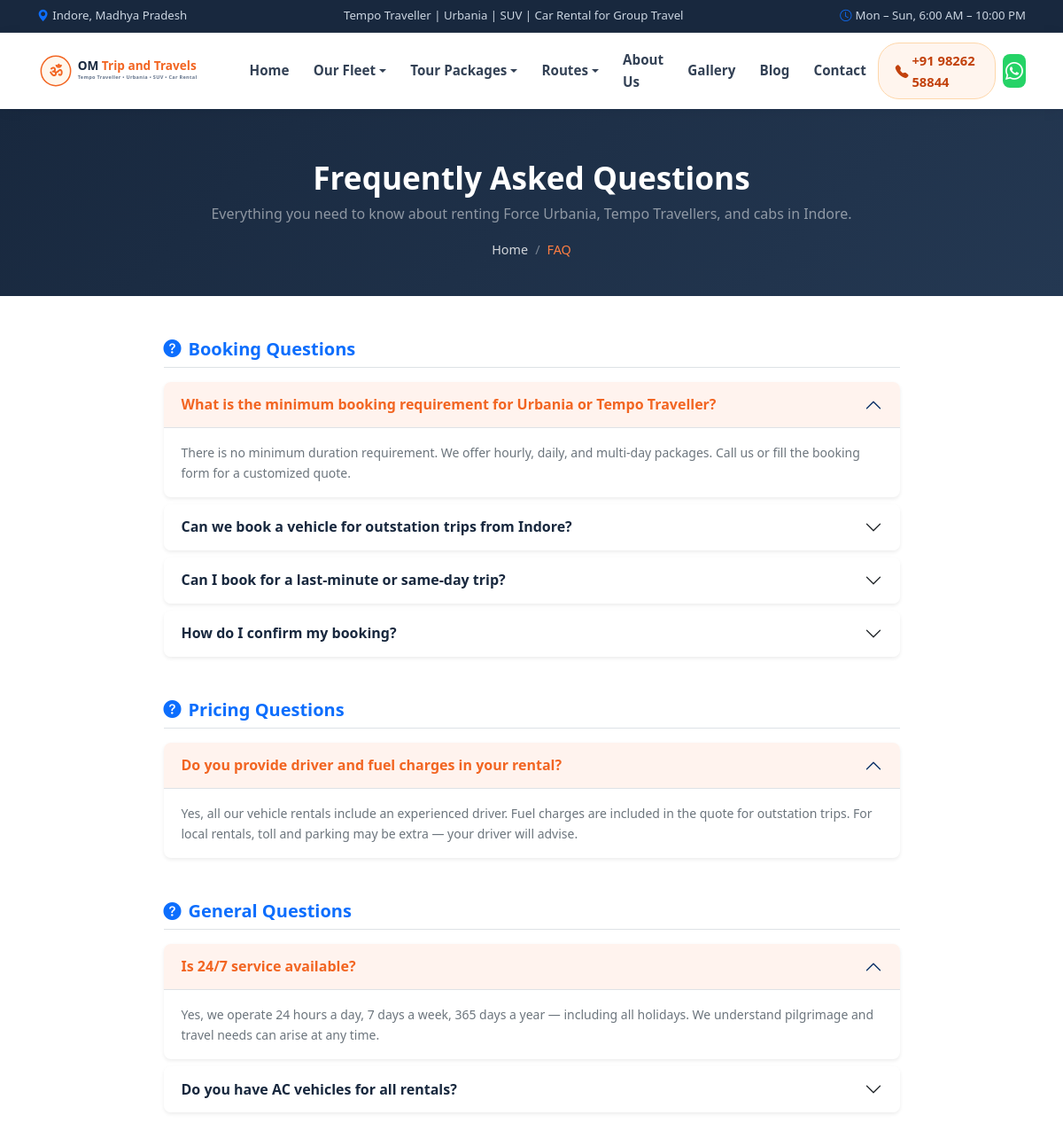
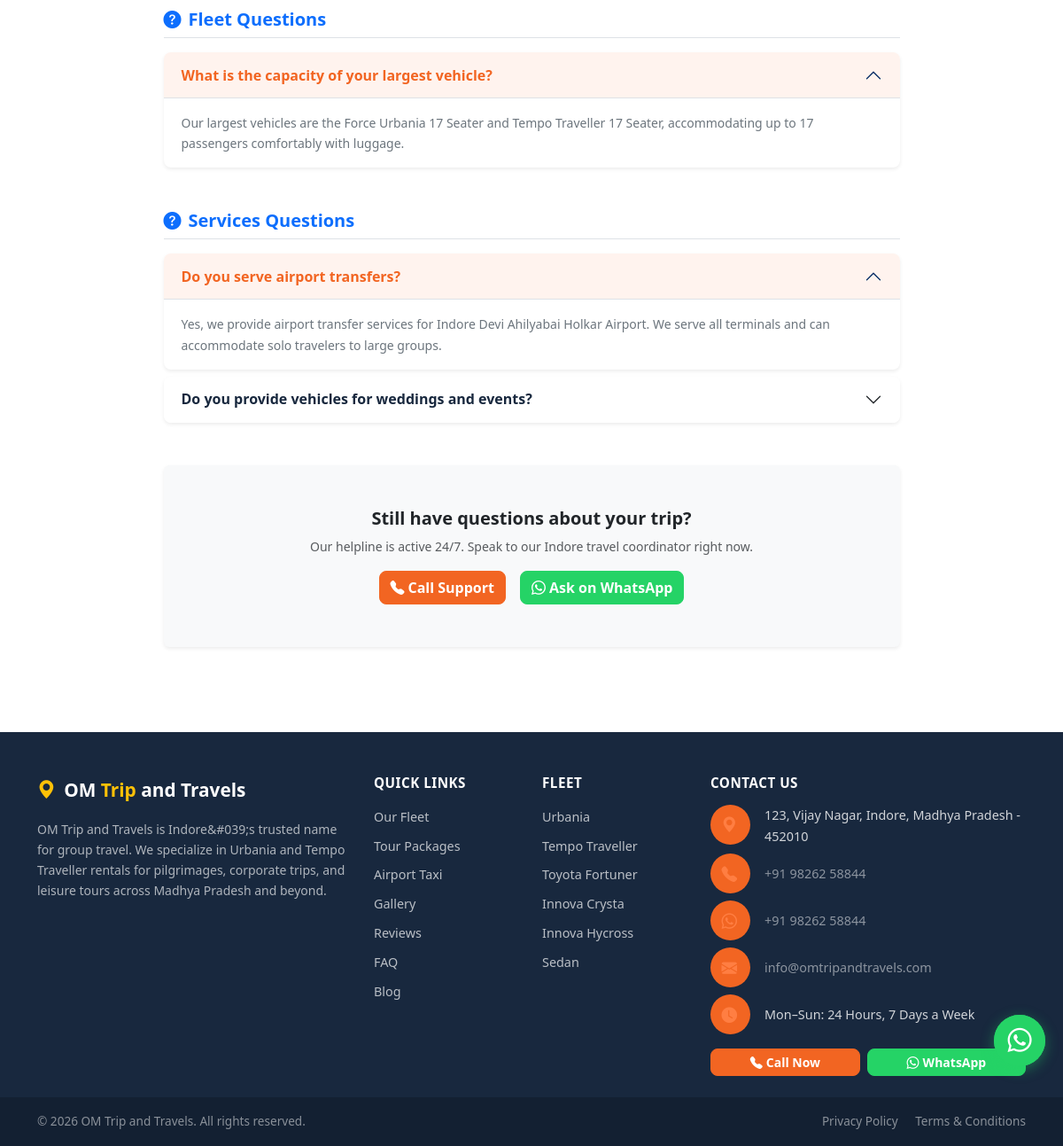
Page /faq on the committed database (2 pictures, top to bottom).
### tables this page shows
CREATE TABLE IF NOT EXISTS `faqs` (
  `id` INT UNSIGNED AUTO_INCREMENT PRIMARY KEY,
  `question` VARCHAR(500) NOT NULL,
  `answer` TEXT NOT NULL,
  `category` VARCHAR(80) NULL DEFAULT 'General',
  `sort_order` SMALLINT NOT NULL DEFAULT 0,
  `is_active` TINYINT(1) NOT NULL DEFAULT 1,
  `created_at` DATETIME NOT NULL DEFAULT CURRENT_TIMESTAMP
);

### app/Core/Controller.php (called while the page is built, shortened)
<?php
abstract class Controller
{
    protected function view(
        string $template,
        array $data = [],
        string|false $layout = ''
    ): void {
        $data = array_merge($this->globalViewData(), $data);
        View::render($template, $data, $layout);
    }
    protected function globalViewData(): array
    {
        return [
            'flash_success' => Session::getFlash('success'),
            'flash_error'   => Session::getFlash('error'),
            'flash_info'    => Session::getFlash('info'),
            'flash_warning' => Session::getFlash('warning'),
            'current_admin' => Session::getAdmin(),
            'current_url'   => currentUrl(),
        ];
    }
}

### app/Controllers/PageController.php (called while the page is built, shortened)
<?php
class PageController extends Controller
{
    public function faq(array $params = []): void
    {
        $faqModel = new Faq();
        $groupedFaqs = $faqModel->getGrouped();
        $settings    = (new Setting())->getAllFlat();
        $this->view('pages/faq', compact('groupedFaqs', 'settings', 'pageTitle', 'metaDescription', 'schemaMarkup'));
    }
}

### public/index.php (called while the page is built, shortened)
<?php
$router = new Router();
$router->get('/', 'App\Controllers\HomeController', 'index');
$router->get('/fleet', 'App\Controllers\FleetController', 'index');
$router->get('/fleet/{slug}', 'App\Controllers\FleetController', 'show');
$router->get('/packages', 'App\Controllers\PackageController', 'index');
$router->get('/packages/{slug}', 'App\Controllers\PackageController', 'show');
$router->get('/blog', 'App\Controllers\BlogController', 'index');
$router->get('/blog/category/{slug}', 'App\Controllers\BlogController', 'category');
$router->get('/blog/tag/{slug}', 'App\Controllers\BlogController', 'tag');
$router->get('/blog/{slug}', 'App\Controllers\BlogController', 'show');
$router->get('/about', 'App\Controllers\PageController', 'about');
$router->get('/contact', 'App\Controllers\PageController', 'contact');
$router->get('/gallery', 'App\Controllers\PageController', 'gallery');
$router->get('/testimonials', 'App\Controllers\PageController', 'testimonials');
$router->get('/faq', 'App\Controllers\PageController', 'faq');
$router->get('/booking', 'App\Controllers\PageController', 'booking');
$router->get('/airport-transfers', 'App\Controllers\PageController', 'airportTransfers');
$router->get('/privacy', 'App\Controllers\PageController', 'privacy');
$router->get('/terms', 'App\Controllers\PageController', 'terms');
$router->get('/sitemap.xml', 'App\Controllers\SeoController', 'sitemap');
$router->get('/robots.txt', 'App\Controllers\SeoController', 'robots');
$router->post('/contact', 'App\Controllers\EnquiryController', 'contactSubmit');
$router->post('/booking', 'App\Controllers\EnquiryController', 'bookingSubmit');
$router->post('/api/click-log', 'App\Controllers\ApiController', 'clickLog');
$router->post('/api/enquiry',   'App\Controllers\ApiController', 'quickEnquiry');
$router->any('/admin/login',   'App\Controllers\Admin\AuthController', 'login');
$router->get('/admin/logout',  'App\Controllers\Admin\AuthController', 'logout');
$router->any('/admin/forgot',  'App\Controllers\Admin\AuthController', 'forgot');
$router->any('/admin/reset',   'App\Controllers\Admin\AuthController', 'reset');
$router->get('/admin',           'App\Controllers\Admin\DashboardController', 'index');
$router->get('/admin/dashboard', 'App\Controllers\Admin\DashboardController', 'index');
$router->get('/admin/enquiries',              'App\Controllers\Admin\EnquiryController', 'index');
$router->get('/admin/enquiries/{id}',         'App\Controllers\Admin\EnquiryController', 'show');
$router->post('/admin/enquiries/{id}/status', 'App\Controllers\Admin\EnquiryController', 'updateStatus');
$router->post('/admin/enquiries/{id}/note',   'App\Controllers\Admin\EnquiryController', 'addNote');
$router->post('/admin/enquiries/{id}/delete', 'App\Controllers\Admin\EnquiryController', 'delete');
$router->get('/admin/vehicles',               'App\Controllers\Admin\VehicleController', 'index');
$router->any('/admin/vehicles/create',        'App\Controllers\Admin\VehicleController', 'create');
$router->any('/admin/vehicles/{id}/edit',     'App\Controllers\Admin\VehicleController', 'edit');
$router->post('/admin/vehicles/{id}/delete',  'App\Controllers\Admin\VehicleController', 'delete');
$router->post('/admin/vehicles/{id}/toggle',  'App\Controllers\Admin\VehicleController', 'toggle');
$router->get('/admin/packages',               'App\Controllers\Admin\PackageController', 'index');
$router->any('/admin/packages/create',        'App\Controllers\Admin\PackageController', 'create');
$router->any('/admin/packages/{id}/edit',     'App\Controllers\Admin\PackageController', 'edit');
$router->post('/admin/packages/{id}/delete',  'App\Controllers\Admin\PackageController', 'delete');
$router->get('/admin/blog',                   'App\Controllers\Admin\BlogController', 'index');
$router->get('/admin/blogs',                  'App\Controllers\Admin\BlogController', 'index');
$router->any('/admin/blog/create',            'App\Controllers\Admin\BlogController', 'create');
$router->any('/admin/blog/{id}/edit',         'App\Controllers\Admin\BlogController', 'edit');
$router->post('/admin/blog/{id}/delete',      'App\Controllers\Admin\BlogController', 'delete');
$router->get('/admin/testimonials',               'App\Controllers\Admin\TestimonialController', 'index');
$router->any('/admin/testimonials/create',        'App\Controllers\Admin\TestimonialController', 'create');
$router->any('/admin/testimonials/{id}/edit',     'App\Controllers\Admin\TestimonialController', 'edit');
$router->post('/admin/testimonials/{id}/delete',  'App\Controllers\Admin\TestimonialController', 'delete');
$router->get('/admin/gallery',                'App\Controllers\Admin\GalleryController', 'index');
$router->any('/admin/gallery/upload',         'App\Controllers\Admin\GalleryController', 'upload');
$router->post('/admin/gallery/{id}/delete',   'App\Controllers\Admin\GalleryController', 'delete');
$router->get('/admin/banners',                'App\Controllers\Admin\BannerController', 'index');
$router->any('/admin/banners/create',         'App\Controllers\Admin\BannerController', 'create');
$router->any('/admin/banners/{id}/edit',      'App\Controllers\Admin\BannerController', 'edit');
$router->post('/admin/banners/{id}/delete',   'App\Controllers\Admin\BannerController', 'delete');
$router->get('/admin/faqs',                   'App\Controllers\Admin\FaqController', 'index');
$router->any('/admin/faqs/create',            'App\Controllers\Admin\FaqController', 'create');
$router->any('/admin/faqs/{id}/edit',         'App\Controllers\Admin\FaqController', 'edit');
$router->post('/admin/faqs/{id}/delete',      'App\Controllers\Admin\FaqController', 'delete');
$router->any('/admin/settings',               'App\Controllers\Admin\SettingsController', 'index');
$router->any('/admin/settings/seo',           'App\Controllers\Admin\SettingsController', 'seo');
$router->any('/admin/settings/whatsapp',      'App\Controllers\Admin\SettingsController', 'whatsapp');
$router->any('/admin/settings/scripts',       'App\Controllers\Admin\SettingsController', 'scripts');
$router->get('/admin/seo',                    'App\Controllers\Admin\SeoController', 'index');
$router->any('/admin/seo/{page_key}',         'App\Controllers\Admin\SeoController', 'edit');
$router->get('/admin/admins',                 'App\Controllers\Admin\AdminUserController', 'index');
$router->any('/admin/admins/create',          'App\Controllers\Admin\AdminUserController', 'create');
$router->any('/admin/admins/{id}/edit',       'App\Controllers\Admin\AdminUserController', 'edit');
$router->post('/admin/admins/{id}/delete',    'App\Controllers\Admin\AdminUserController', 'delete');
$router->any('/admin/change-password',        'App\Controllers\Admin\AdminUserController', 'changePassword');
$router->get('/admin/activity-log',           'App\Controllers\Admin\AdminUserController', 'activityLog');
$router->post('/admin/media/upload',          'App\Controllers\Admin\MediaController', 'upload');
$router->post('/admin/media/delete',          'App\Controllers\Admin\MediaController', 'delete');
$router->setNotFound(function () {
    http_response_code(404);
    View::render('errors/404', ['title' => '404 — Page Not Found'], 'layouts/main');
});
$router->setMethodNotAllowed(function () {
    http_response_code(405);
    echo '<h1>405 — Method Not Allowed</h1>';
});
$router->dispatch();

### app/Core/Database.php (called while the page is built, shortened)
<?php
class Database
{
    private static ?Database $instance = null;
    private ?PDO $pdo = null;
    public static function getInstance(): self
    {
        if (self::$instance === null) {
            self::$instance = new self();
        }
        return self::$instance;
    }
    private function connect(): void
    {
        $sqlitePath = dirname(__DIR__, 2) . '/storage/database.sqlite';
        $host = env('DB_HOST', 'localhost');
        $port = env('DB_PORT', '3306');
        $name = env('DB_NAME', '');
        $user = env('DB_USER', '');
        $pass = env('DB_PASS', '');
        $dsn = "mysql:host={$host};port={$port};dbname={$name};charset=utf8mb4";
        $options = [
            PDO::ATTR_ERRMODE            => PDO::ERRMODE_EXCEPTION,
            PDO::ATTR_DEFAULT_FETCH_MODE => PDO::FETCH_ASSOC,
            PDO::ATTR_EMULATE_PREPARES   => false,
            PDO::ATTR_TIMEOUT            => 1,
            PDO::MYSQL_ATTR_INIT_COMMAND => "SET NAMES utf8mb4 COLLATE utf8mb4_unicode_ci",
        ];
        try {
            $this->pdo       = new PDO($dsn, $user, $pass, $options);
            $this->connected = true;
        } catch (PDOException $e) {
            $this->connected = false;
            error_log('DB Connection Failed: ' . $e->getMessage());
            if (file_exists($sqlitePath)) {
                try {
                    $this->pdo = new PDO("sqlite:" . $sqlitePath);
                    $this->pdo->setAttribute(PDO::ATTR_ERRMODE, PDO::ERRMODE_EXCEPTION);
                    $this->pdo->setAttribute(PDO::ATTR_DEFAULT_FETCH_MODE, PDO::FETCH_ASSOC);
                    $this->connected = true;
                } catch (\Throwable $ex) {}
            }
        }
    }
    public function query(string $sql, array $params = []): \PDOStatement|false
    {
        try {
            $stmt = $this->pdo->prepare($sql);
            $stmt->execute($params);
            return $stmt;
        } catch (PDOException $e) {
            error_log('DB Query Error: ' . $e->getMessage() . ' | SQL: ' . $sql);
            return false;
        }
    }
    public function fetchAll(string $sql, array $params = []): array
    {
        $stmt = $this->query($sql, $params);
        return $stmt->fetchAll() ?: [];
    }
}

### app/Models/BaseModel.php (called while the page is built, shortened)
<?php
abstract class BaseModel
{
    public function __construct()
    {
        $this->db = Database::getInstance();
    }
}

### app/Helpers/functions.php (called while the page is built, shortened)
<?php
if (!function_exists('env')) {
    function env(string $key, string $default = ''): string
    {
        $value = $_ENV[$key] ?? getenv($key);
        return ($value !== false && $value !== null) ? (string) $value : $default;
    }
}

### app/Models/Faq.php (called while the page is built, shortened)
<?php
class Faq extends BaseModel
{
    public function getActive(): array
    {
        return $this->db->fetchAll("SELECT * FROM faqs WHERE is_active = 1 ORDER BY sort_order ASC");
    }
    public function getGrouped(): array
    {
        $rows = $this->getActive();
        $grouped = [];
        foreach ($rows as $row) {
            $grouped[$row['category'] ?? 'General'][] = $row;
        }
        return $grouped;
    }
}

### app/Models/Setting.php (called while the page is built, shortened)
<?php
class Setting extends BaseModel
{
    public function getAllFlat(): array
    {
        $rows = $this->db->fetchAll("SELECT `key`, `value` FROM settings");
        $flat = [];
        foreach ($rows as $row) {
            $flat[$row['key']] = $row['value'];
        }
        return $flat;
    }
}

### app/Views/pages/faq.php (the view, shortened to what this page needs)
<div class="page-hero">
    <div class="container text-center">
        <h1>Frequently Asked Questions</h1>
        <p class="text-white-50 max-w-600 mx-auto">Everything you need to know about renting Force Urbania, Tempo Travellers, and cabs in Indore.</p>
        <nav aria-label="breadcrumb">
            <ol class="breadcrumb justify-content-center mb-0">
                <li class="breadcrumb-item"><a href="/">Home</a></li>
                <li class="breadcrumb-item active" aria-current="page">FAQ</li>
            </ol>
        </nav>
    </div>
</div>
<div class="container py-5">
    <div class="row justify-content-center">
        <div class="col-lg-9">
            <?php foreach ($groupedFaqs as $category => $items): ?>
            <div class="mb-5">
                <h2 class="h5 fw-bold text-primary mb-3 border-bottom pb-2">
                    <i class="bi bi-question-circle-fill me-2"></i><?= htmlspecialchars($category) ?> Questions
                </h2>
                <div class="accordion faq-accordion" id="faqGroup_<?= md5($category) ?>">
                    <?php foreach ($items as $idx => $faq):
                        $accId = md5($category) . '_' . $idx;
                    ?>
                    <div class="accordion-item shadow-sm border-0 mb-2">
                        <h3 class="accordion-header" id="heading_<?= $accId ?>">
                            <button class="accordion-button <?= $idx === 0 ? '' : 'collapsed' ?>" type="button" data-bs-toggle="collapse" data-bs-target="#collapse_<?= $accId ?>">
                                <?= htmlspecialchars($faq['question']) ?>
                            </button>
                        </h3>
                        <div id="collapse_<?= $accId ?>" class="accordion-collapse collapse <?= $idx === 0 ? 'show' : '' ?>" data-bs-parent="#faqGroup_<?= md5($category) ?>">
                            <div class="accordion-body text-secondary small">
                                <?= nl2br(htmlspecialchars($faq['answer'])) ?>
                            </div>
                        </div>
                    </div>
                    <?php endforeach; ?>
                </div>
            </div>
            <?php endforeach; ?>
            <div class="card p-4 p-md-5 border-0 shadow-sm bg-light text-center mt-4">
                <h3 class="h5 fw-bold mb-2">Still have questions about your trip?</h3>
                <p class="text-muted small mb-3">Our helpline is active 24/7. Speak to our Indore travel coordinator right now.</p>
                <div class="d-flex justify-content-center gap-3">
                    <a href="tel:<?= htmlspecialchars($settings['phone'] ?? '+919826258844') ?>" class="btn btn-primary" data-log-call="1">
                        <i class="bi bi-telephone-fill me-1"></i>Call Support
                    </a>
                    <a href="https://wa.me/<?= htmlspecialchars($settings['whatsapp_number'] ?? '919826258844') ?>?text=Hello%20I%20have%20a%20question%20about%20booking" target="_blank" class="btn btn-whatsapp" data-log-whatsapp="1">
                        <i class="bi bi-whatsapp me-1"></i>Ask on WhatsApp
                    </a>
                </div>
            </div>
        </div>
    </div>
</div>

### rows in the picture
faqs: question "What is the minimum booking requirement for Urbania or Tempo Traveller?", answer "There is no minimum duration requirement. We offer hourly, daily, and multi-day packages. Call us or fill the booking form for a customized quote."
faqs: question "Can we book a vehicle for outstation trips from Indore?"
faqs: question "Can I book for a last-minute or same-day trip?"
faqs: question "How do I confirm my booking?"
faqs: question "Do you provide driver and fuel charges in your rental?", answer "Yes, all our vehicle rentals include an experienced driver. Fuel charges are included in the quote for outstation trips. For local rentals, toll and parking may be extra — your driver will advise."
faqs: question "Is 24/7 service available?", answer "Yes, we operate 24 hours a day, 7 days a week, 365 days a year — including all holidays. We understand pilgrimage and travel needs can arise at any time."
faqs: question "Do you have AC vehicles for all rentals?"
faqs: question "What is the capacity of your largest vehicle?", answer "Our largest vehicles are the Force Urbania 17 Seater and Tempo Traveller 17 Seater, accommodating up to 17 passengers comfortably with luggage."
faqs: question "Do you serve airport transfers?", answer "Yes, we provide airport transfer services for Indore Devi Ahilyabai Holkar Airport. We serve all terminals and can accommodate solo travelers to large groups."
faqs: question "Do you provide vehicles for weddings and events?"

### other values in the picture
$phone "+91 98262 58844"
$category "Booking"
$category "Pricing"
$category "General"
$category "Fleet"
$category "Services"
$settings('address', 'Indore, Madhya Pradesh') "123, Vijay Nagar, Indore, Madhya Pradesh - 452010"
$settings('email') "info@omtripandtravels.com"
$settings('working_hours', 'Mon-Sun: 24 Hours') "Mon–Sun: 24 Hours, 7 Days a Week"
$bizName "OM Trip and Travels"
